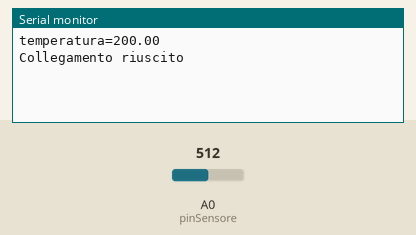
This sketch was run on a simulated Arduino Uno, built with avr-gcc and run on an emulated ATmega328P. On the bench: the last lines printed to the serial monitor. The inputs (shaded band) are chosen by the test bench; at power-on: A0 (pinSensore) = 512. WiFi joins after 1.5 s; servers stay silent unless stated; uploads are accepted with an empty reply.

Above: at 3.2 s.
3.3 s: A0 (pinSensore) set to 716
At 4.42 s:
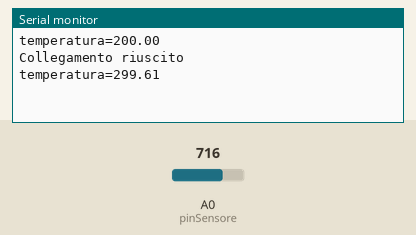
6.3 s: A0 (pinSensore) set to 900
At 7.9 s:
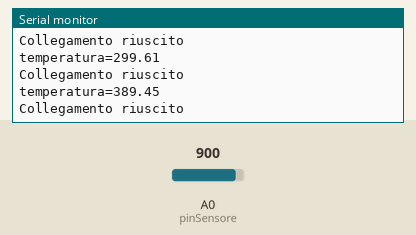
Timing chart, 0 to 9.4 s (numbered marks = the images above; inputs shaded):
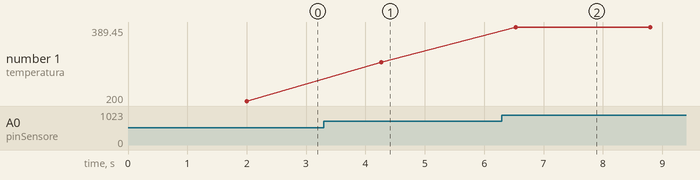

The sketch:

listato_04_04.ino
```cpp
#include <Ethernet.h>
#include <SPI.h>

// indirizzo MAC dello shield Ethernet
byte mac[] = {0x90, 0xA2, 0xDA, 0x09, 0x00, 0x93};
// indirizzo IP che vogliamo assegnare al dispositivo
byte ip[] = {192, 168, 1, 21};
// indirizzo IP del server dns (di solito il router)
byte ip_dns[] = {192, 168, 1, 1};
// indirizzo IP del gateway (di solito il router)
byte ip_gateway[] = {192, 168, 1, 1};
// maschera di rete
byte subnet[] = {255, 255, 255, 0};

int pinSensore = A0;

String dati = "";

EthernetClient client;

void setup() {
  // introduciamo un ritardo per assicurarci che tutto sia pronto
  // prima di provare a far partire la rete
  delay(2000);
  // inizializza la rete
  Ethernet.begin(mac, ip, ip_dns, ip_gateway, subnet);
  Serial.begin(9600);
}

void loop() {
  int lettura = analogRead(pinSensore);
  float tensione = lettura * 5000.0 / 1024;
  float temperatura = (tensione - 500) / 10;

  dati = "temperatura=";
  dati += String(temperatura);

  aggiornaDatiRemoti(dati);

  delay(1000);
}

void aggiornaDatiRemoti(String dati){
  Serial.println(dati);
  if (client.connect("192.168.1.5", 80)) {
    Serial.println("Collegamento riuscito");
    client.println("POST /IoT/aggiornaDati.php HTTP/1.1");
    client.println("Host: 192.168.1.5");
    client.println("User-Agent: Arduino/1.0");
    client.println("Connection: close");
    client.println("Content-Type: application/x-www-form-urlencoded");
    client.print("Content-Length: ");
    client.println(dati.length());
    client.println();
    client.println(dati);
    delay(1000);
  } else {
    Serial.println("Collegamento NON riuscito");
  }

  if (client.connected()) {
    client.stop();
  }

}
```

Measured:
- after the input at 3.3 s, the serial monitor: prints a new line after 0.97 s (image 1)
- after the input at 6.3 s, the serial monitor: prints a new line after 0.23 s (image 2)
- plotted number 1: 200 → 299.61 after the input at 3.3 s, 299.61 → 389.45 after the input at 6.3 s
